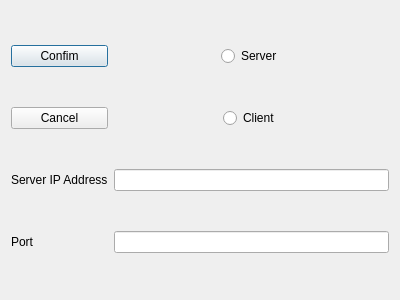
<?xml version="1.0" encoding="UTF-8"?>
<ui version="4.0">
 <class>DialogNetwork</class>
 <widget class="QDialog" name="DialogNetwork">
  <property name="geometry">
   <rect>
    <x>0</x>
    <y>0</y>
    <width>400</width>
    <height>300</height>
   </rect>
  </property>
  <property name="windowTitle">
   <string>Dialog</string>
  </property>
  <layout class="QGridLayout" name="gridLayout">
   <item row="5" column="0">
    <widget class="QLabel" name="label_2">
     <property name="text">
      <string>Port</string>
     </property>
    </widget>
   </item>
   <item row="0" column="1" alignment="Qt::AlignmentFlag::AlignHCenter">
    <widget class="QRadioButton" name="serverRadio">
     <property name="text">
      <string>Server</string>
     </property>
    </widget>
   </item>
   <item row="4" column="0">
    <widget class="QLabel" name="label">
     <property name="text">
      <string>Server IP Address</string>
     </property>
    </widget>
   </item>
   <item row="5" column="1">
    <widget class="QLineEdit" name="portEdit"/>
   </item>
   <item row="1" column="1" alignment="Qt::AlignmentFlag::AlignHCenter">
    <widget class="QRadioButton" name="clientRadio">
     <property name="text">
      <string>Client</string>
     </property>
    </widget>
   </item>
   <item row="4" column="1">
    <widget class="QLineEdit" name="addressEdit"/>
   </item>
   <item row="0" column="0">
    <widget class="QPushButton" name="pushButton">
     <property name="text">
      <string>Confim</string>
     </property>
    </widget>
   </item>
   <item row="1" column="0">
    <widget class="QPushButton" name="cancelButton">
     <property name="text">
      <string>Cancel</string>
     </property>
    </widget>
   </item>
  </layout>
 </widget>
 <resources/>
 <connections/>
</ui>
